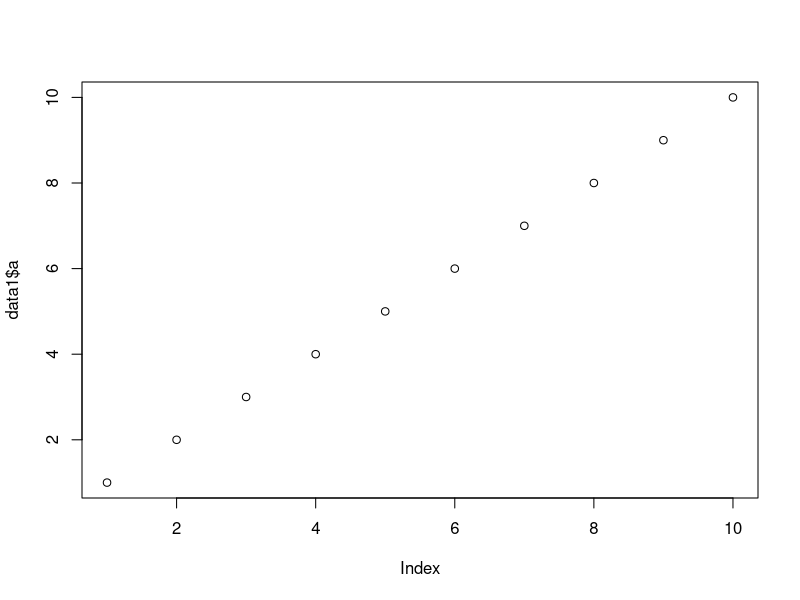
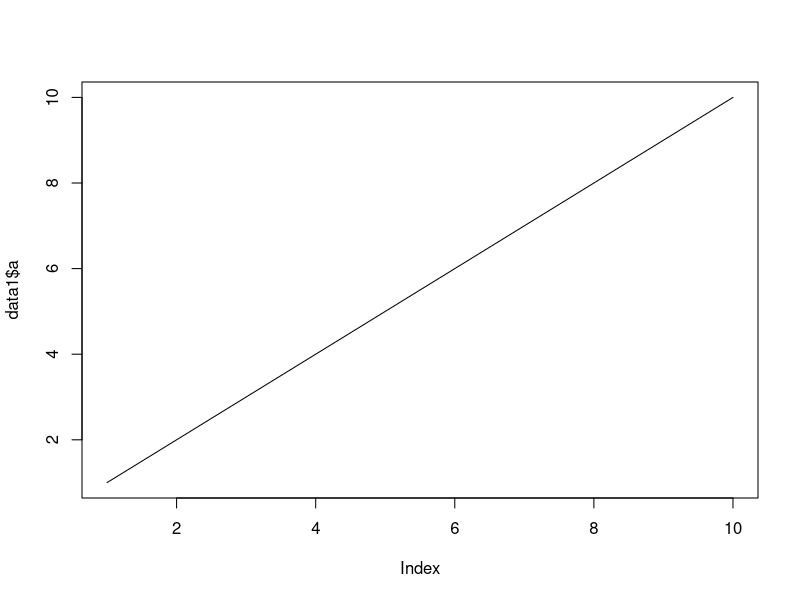
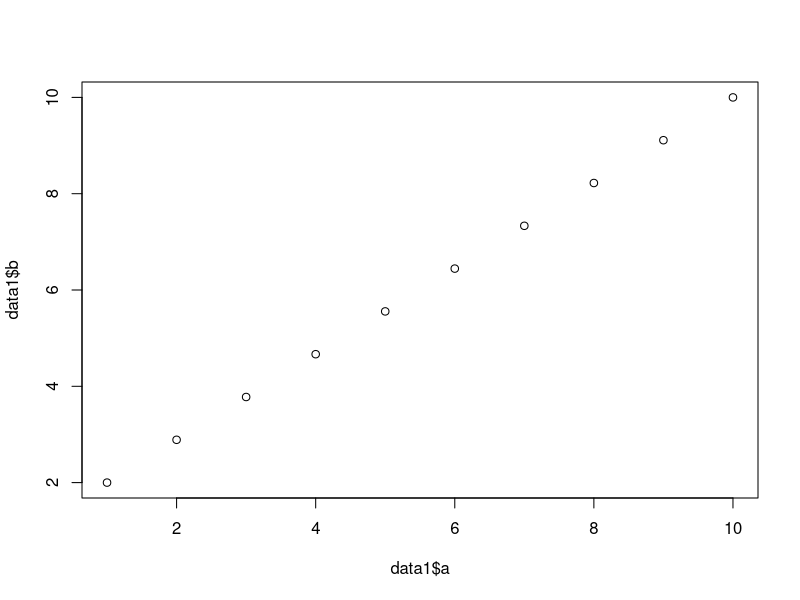

Recreate these plots in R, in order. (Note: this script raises an error after producing the figures.)
a=1:10
b=seq(2,10,length.out = 10)
c=c(rep("Sachin",5), rep("Sourav",5))

#Create matrix
matrix1=cbind(a,b,c)
matrix2=cbind(a,b,c)

#Other matrix
matrix3=matrix(c(1:9),nrow = 3,byrow = TRUE)

#Create a  dataframe
data1=data.frame(a=a,b=b,c=c)

#Create subset of a matrix and dataframe
matrix1[2,3]
matrix1[2,c(2,3)] # one row i.e.row 2 and two columns i.e.2 & 3 using c bind
matrix1[c(2:4),c(2,3)] # from row 2 to 4 and columns 2 & 3

matrix1[,c(2,3)] #all rows and columns 2 & 3

matrix1[c(2:4),] #from rows 2 to 4 and all columns

matrix1[-c(2:4),c(2,3)] #except from rows 2 to 4 show all the data from columns 2 & 3

data1$a

data1$a>6 & data1$a<10

data1[data1$a>6 & data1$a<10,]

#Plot from dataframe
plot(data1$a)

plot(data1$a, type = "l")

plot(data1$a, data1$b)

#Write a dataframe
write.csv(data1, "data1.csv", row.names = FALSE)

#Read a dataframe
read.csv("data1.csv")
